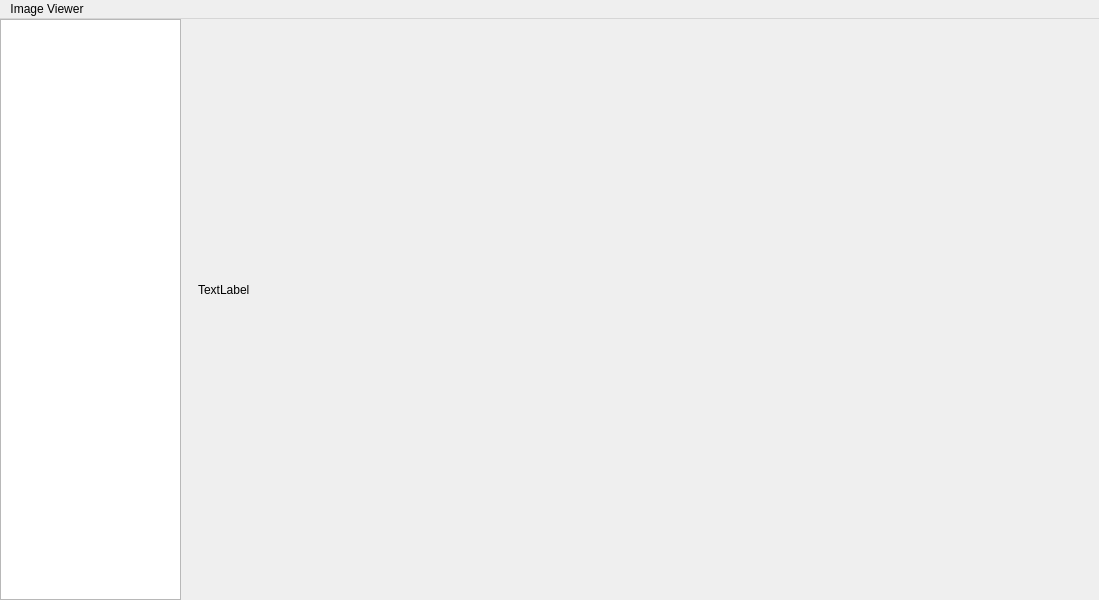
<?xml version="1.0" encoding="UTF-8"?>
<ui version="4.0">
 <class>ImageViewer</class>
 <widget class="QMainWindow" name="ImageViewer">
  <property name="geometry">
   <rect>
    <x>0</x>
    <y>0</y>
    <width>1099</width>
    <height>600</height>
   </rect>
  </property>
  <property name="windowTitle">
   <string>ImageViewer</string>
  </property>
  <widget class="QWidget" name="centralwidget">
   <widget class="QListWidget" name="folderListWidget">
    <property name="geometry">
     <rect>
      <x>0</x>
      <y>0</y>
      <width>181</width>
      <height>581</height>
     </rect>
    </property>
   </widget>
   <widget class="QLabel" name="imageLabel">
    <property name="geometry">
     <rect>
      <x>198</x>
      <y>15</y>
      <width>551</width>
      <height>511</height>
     </rect>
    </property>
    <property name="text">
     <string>TextLabel</string>
    </property>
   </widget>
   <widget class="QWidget" name="propertiesPanel" native="true">
    <property name="geometry">
     <rect>
      <x>900</x>
      <y>-1</y>
      <width>191</width>
      <height>571</height>
     </rect>
    </property>
   </widget>
  </widget>
  <widget class="QMenuBar" name="menuBar">
   <property name="geometry">
    <rect>
     <x>0</x>
     <y>0</y>
     <width>1099</width>
     <height>21</height>
    </rect>
   </property>
   <widget class="QMenu" name="menuOpen">
    <property name="title">
     <string>Image Viewer</string>
    </property>
    <addaction name="actionOpen_Folder"/>
   </widget>
   <addaction name="menuOpen"/>
  </widget>
  <action name="btnOpenFolder">
   <property name="checkable">
    <bool>false</bool>
   </property>
   <property name="enabled">
    <bool>true</bool>
   </property>
   <property name="text">
    <string>Open folder</string>
   </property>
  </action>
  <action name="actionOpen_Folder">
   <property name="text">
    <string>Open Folder</string>
   </property>
  </action>
 </widget>
 <resources/>
 <connections/>
</ui>
